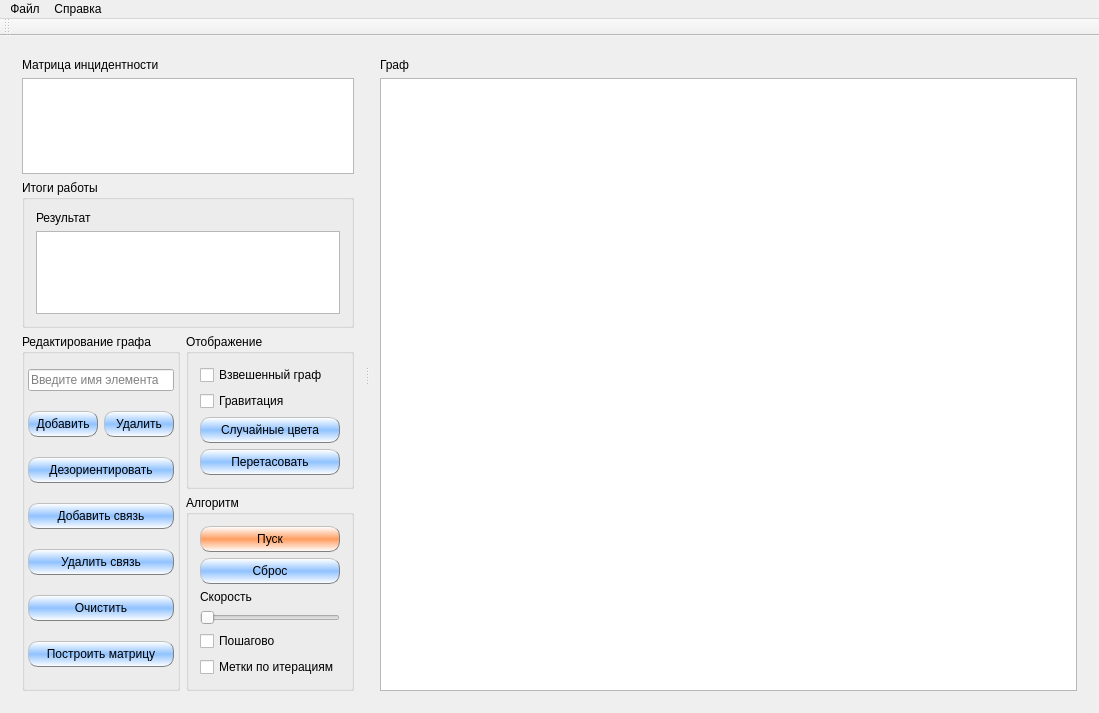
<?xml version="1.0" encoding="UTF-8"?>
<ui version="4.0">
 <class>MainWindow</class>
 <widget class="QMainWindow" name="MainWindow">
  <property name="geometry">
   <rect>
    <x>0</x>
    <y>0</y>
    <width>1099</width>
    <height>713</height>
   </rect>
  </property>
  <property name="windowTitle">
   <string>Лабораторная работа №3</string>
  </property>
  <property name="styleSheet">
   <string notr="true">QPushButton
{
	background:qlineargradient(spread:reflect, x1:0.506, y1:0.506136, x2:0.505682, y2:1, stop:0 rgba(144, 194, 255, 255), stop:1 rgba(255, 255, 255, 255));
    border-style: outset;
    border-width: 1px;
    border-radius: 10px;
    border-color: gray;
    padding: 5px;
}
QPushButton:pressed
{
	background: qlineargradient(spread:reflect, x1:0.506, y1:0.506136, x2:0.511364, y2:0.989, stop:0 rgba(85, 85, 255, 255), stop:1 rgba(144, 194, 255, 255));
}</string>
  </property>
  <widget class="QWidget" name="centralWidget">
   <layout class="QHBoxLayout" name="horizontalLayout">
    <item>
     <widget class="QSplitter" name="MainSplitter">
      <property name="sizePolicy">
       <sizepolicy hsizetype="Expanding" vsizetype="Preferred">
        <horstretch>2</horstretch>
        <verstretch>0</verstretch>
       </sizepolicy>
      </property>
      <property name="orientation">
       <enum>Qt::Horizontal</enum>
      </property>
      <widget class="QWidget" name="leftSide" native="true">
       <layout class="QVBoxLayout" name="LeftLayout" stretch="2,1,0">
        <item>
         <layout class="QVBoxLayout" name="Matrlayout">
          <item>
           <widget class="QLabel" name="label">
            <property name="text">
             <string>Матрица инцидентности</string>
            </property>
           </widget>
          </item>
          <item>
           <widget class="QTextEdit" name="incEdit">
            <property name="font">
             <font>
              <family>Courier New</family>
             </font>
            </property>
            <property name="horizontalScrollBarPolicy">
             <enum>Qt::ScrollBarAsNeeded</enum>
            </property>
            <property name="lineWrapMode">
             <enum>QTextEdit::NoWrap</enum>
            </property>
            <property name="readOnly">
             <bool>true</bool>
            </property>
           </widget>
          </item>
         </layout>
        </item>
        <item>
         <widget class="QGroupBox" name="resultGroup">
          <property name="title">
           <string>Итоги работы</string>
          </property>
          <layout class="QVBoxLayout" name="resultLayout">
           <item>
            <widget class="QLabel" name="label_4">
             <property name="text">
              <string>Результат</string>
             </property>
            </widget>
           </item>
           <item>
            <widget class="QTableWidget" name="resTableWidget">
             <property name="minimumSize">
              <size>
               <width>0</width>
               <height>83</height>
              </size>
             </property>
             <property name="baseSize">
              <size>
               <width>0</width>
               <height>0</height>
              </size>
             </property>
             <property name="verticalScrollBarPolicy">
              <enum>Qt::ScrollBarAlwaysOff</enum>
             </property>
             <property name="autoScroll">
              <bool>false</bool>
             </property>
             <property name="rowCount">
              <number>2</number>
             </property>
             <attribute name="horizontalHeaderVisible">
              <bool>false</bool>
             </attribute>
             <attribute name="verticalHeaderVisible">
              <bool>false</bool>
             </attribute>
             <row/>
             <row/>
            </widget>
           </item>
          </layout>
         </widget>
        </item>
        <item>
         <layout class="QHBoxLayout" name="ControlLayout" stretch="1,1">
          <property name="sizeConstraint">
           <enum>QLayout::SetDefaultConstraint</enum>
          </property>
          <item>
           <widget class="QGroupBox" name="LeftControlGroup">
            <property name="title">
             <string>Редактирование графа</string>
            </property>
            <layout class="QVBoxLayout" name="verticalLayout">
             <property name="spacing">
              <number>6</number>
             </property>
             <property name="leftMargin">
              <number>3</number>
             </property>
             <property name="topMargin">
              <number>1</number>
             </property>
             <property name="rightMargin">
              <number>3</number>
             </property>
             <property name="bottomMargin">
              <number>2</number>
             </property>
             <item>
              <widget class="QLineEdit" name="NodeNameEdit">
               <property name="placeholderText">
                <string>Введите имя элемента</string>
               </property>
              </widget>
             </item>
             <item>
              <layout class="QHBoxLayout" name="AddDelLayout">
               <property name="spacing">
                <number>6</number>
               </property>
               <property name="sizeConstraint">
                <enum>QLayout::SetNoConstraint</enum>
               </property>
               <item>
                <widget class="QPushButton" name="addNodeButton">
                 <property name="styleSheet">
                  <string notr="true"/>
                 </property>
                 <property name="text">
                  <string>Добавить</string>
                 </property>
                </widget>
               </item>
               <item>
                <widget class="QPushButton" name="deleteNodeButton">
                 <property name="text">
                  <string>Удалить</string>
                 </property>
                </widget>
               </item>
              </layout>
             </item>
             <item>
              <widget class="QPushButton" name="desButton">
               <property name="text">
                <string>Дезориентировать</string>
               </property>
              </widget>
             </item>
             <item>
              <widget class="QPushButton" name="AddEdge">
               <property name="text">
                <string>Добавить связь</string>
               </property>
              </widget>
             </item>
             <item>
              <widget class="QPushButton" name="DeleteEdgeButton">
               <property name="text">
                <string>Удалить связь</string>
               </property>
              </widget>
             </item>
             <item>
              <widget class="QPushButton" name="ClearButton">
               <property name="text">
                <string>Очистить</string>
               </property>
              </widget>
             </item>
             <item>
              <widget class="QPushButton" name="matrButton">
               <property name="text">
                <string>Построить матрицу</string>
               </property>
              </widget>
             </item>
            </layout>
           </widget>
          </item>
          <item>
           <layout class="QVBoxLayout" name="RightContolLayoyt" stretch="0,0">
            <item>
             <widget class="QGroupBox" name="ImageControlGroup">
              <property name="title">
               <string>Отображение</string>
              </property>
              <layout class="QVBoxLayout" name="verticalLayout_2">
               <item>
                <widget class="QCheckBox" name="weighBox">
                 <property name="text">
                  <string>Взвешенный граф</string>
                 </property>
                </widget>
               </item>
               <item>
                <widget class="QCheckBox" name="gravityBox">
                 <property name="text">
                  <string>Гравитация</string>
                 </property>
                </widget>
               </item>
               <item>
                <widget class="QPushButton" name="colorButton">
                 <property name="text">
                  <string>Случайные цвета</string>
                 </property>
                </widget>
               </item>
               <item>
                <widget class="QPushButton" name="shuffleButton">
                 <property name="text">
                  <string>Перетасовать</string>
                 </property>
                </widget>
               </item>
              </layout>
             </widget>
            </item>
            <item>
             <widget class="QGroupBox" name="AlgContolBox">
              <property name="title">
               <string>Алгоритм</string>
              </property>
              <layout class="QVBoxLayout" name="verticalLayout_3">
               <property name="sizeConstraint">
                <enum>QLayout::SetDefaultConstraint</enum>
               </property>
               <item>
                <widget class="QPushButton" name="pushButton">
                 <property name="styleSheet">
                  <string notr="true">QPushButton
{
background: qlineargradient(spread:reflect, x1:0.506, y1:0.506136, x2:0.505682, y2:1, stop:0 rgba(255, 157, 97, 255), stop:1 rgba(255, 255, 255, 255));
}
QPushButton:pressed
{
background: qlineargradient(spread:reflect, x1:0.506, y1:0.506136, x2:0.505682, y2:1, stop:0 rgba(255, 85, 0, 255), stop:1 rgba(255, 157, 97, 255));
}
</string>
                 </property>
                 <property name="text">
                  <string>Пуск</string>
                 </property>
                </widget>
               </item>
               <item>
                <widget class="QPushButton" name="clrMarksButton">
                 <property name="text">
                  <string>Сброс</string>
                 </property>
                </widget>
               </item>
               <item>
                <widget class="QLabel" name="label_6">
                 <property name="text">
                  <string>Скорость</string>
                 </property>
                </widget>
               </item>
               <item>
                <widget class="QSlider" name="speedSlider">
                 <property name="maximum">
                  <number>1000</number>
                 </property>
                 <property name="orientation">
                  <enum>Qt::Horizontal</enum>
                 </property>
                </widget>
               </item>
               <item>
                <widget class="QCheckBox" name="stepBox">
                 <property name="text">
                  <string>Пошагово</string>
                 </property>
                 <property name="checked">
                  <bool>false</bool>
                 </property>
                </widget>
               </item>
               <item>
                <widget class="QCheckBox" name="checkBox">
                 <property name="text">
                  <string>Метки по итерациям</string>
                 </property>
                </widget>
               </item>
              </layout>
             </widget>
            </item>
           </layout>
          </item>
         </layout>
        </item>
       </layout>
      </widget>
      <widget class="QWidget" name="rightSide" native="true">
       <property name="sizePolicy">
        <sizepolicy hsizetype="Preferred" vsizetype="Preferred">
         <horstretch>5</horstretch>
         <verstretch>0</verstretch>
        </sizepolicy>
       </property>
       <layout class="QVBoxLayout" name="graphLayout" stretch="0,0">
        <item>
         <widget class="QLabel" name="label_3">
          <property name="text">
           <string>Граф</string>
          </property>
         </widget>
        </item>
        <item>
         <widget class="QGraphicsView" name="graphicsView">
          <property name="sizeAdjustPolicy">
           <enum>QAbstractScrollArea::AdjustIgnored</enum>
          </property>
          <property name="resizeAnchor">
           <enum>QGraphicsView::AnchorViewCenter</enum>
          </property>
         </widget>
        </item>
       </layout>
      </widget>
     </widget>
    </item>
   </layout>
  </widget>
  <widget class="QMenuBar" name="menuBar">
   <property name="geometry">
    <rect>
     <x>0</x>
     <y>0</y>
     <width>1099</width>
     <height>21</height>
    </rect>
   </property>
   <widget class="QMenu" name="menu">
    <property name="title">
     <string>Файл</string>
    </property>
    <addaction name="open_action"/>
    <addaction name="save_action"/>
    <addaction name="save_pos_action"/>
    <addaction name="separator"/>
    <addaction name="exit_action"/>
   </widget>
   <widget class="QMenu" name="menu_2">
    <property name="title">
     <string>Справка</string>
    </property>
    <addaction name="help_action"/>
    <addaction name="about_action"/>
   </widget>
   <addaction name="menu"/>
   <addaction name="menu_2"/>
  </widget>
  <widget class="QToolBar" name="mainToolBar">
   <attribute name="toolBarArea">
    <enum>TopToolBarArea</enum>
   </attribute>
   <attribute name="toolBarBreak">
    <bool>false</bool>
   </attribute>
  </widget>
  <action name="open_action">
   <property name="text">
    <string>Открыть граф</string>
   </property>
  </action>
  <action name="exit_action">
   <property name="text">
    <string>Выход</string>
   </property>
  </action>
  <action name="save_action">
   <property name="text">
    <string>Сохранить граф</string>
   </property>
  </action>
  <action name="save_pos_action">
   <property name="text">
    <string>Сохранить с позициями</string>
   </property>
  </action>
  <action name="about_action">
   <property name="text">
    <string>О программе</string>
   </property>
  </action>
  <action name="help_action">
   <property name="text">
    <string>Справка</string>
   </property>
   <property name="shortcut">
    <string>F1</string>
   </property>
  </action>
 </widget>
 <layoutdefault spacing="6" margin="11"/>
 <resources/>
 <connections/>
</ui>
